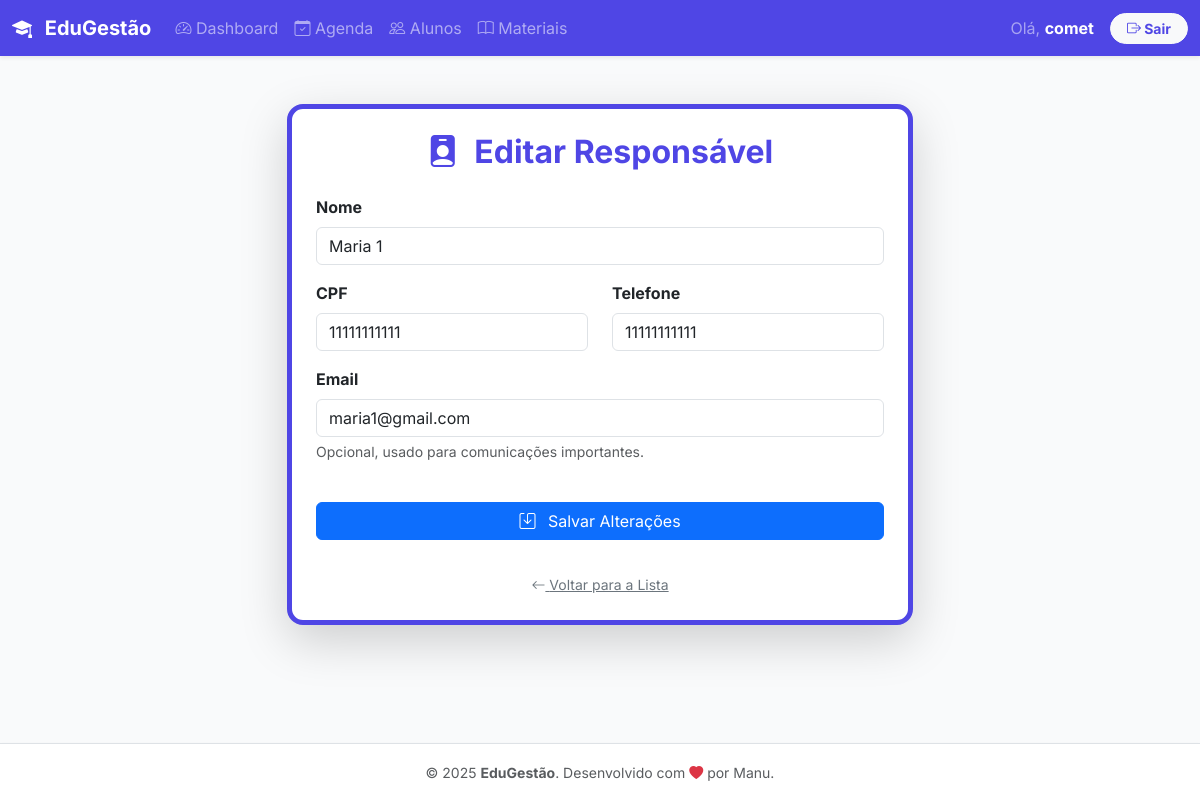
The page /alunos/responsaveis/editar/4/ (signed in) on the database its author committed.
### alunos/models.py (models this page shows, shortened)
class Responsavel(models.Model):
    ID_Responsavel = models.AutoField(primary_key=True)
    professor = models.ForeignKey(User, on_delete=models.CASCADE, related_name='responsaveis', null=True)
    Nome = models.CharField(max_length=100)
    CPF = models.CharField(max_length=14, unique=True)
    Email = models.EmailField(max_length=100, unique=True, blank=True, null=True)
    Telefone = models.CharField(max_length=15, blank=True, null=True)

### alunos/views.py (the view, shortened to what this page needs)
# urls.py: path('responsaveis/editar/<int:pk>/', ResponsavelUpdateView.as_view(), name='editar_responsavel'),
class ResponsavelUpdateView(LoginRequiredMixin, UserPassesTestMixin, UpdateView):
    model = Responsavel
    form_class = ResponsavelForm
    template_name = 'alunos/responsavel_form.html'
    def test_func(self):
        responsavel = self.get_object()
        return responsavel.professor == self.request.user

### alunos/forms.py
class ResponsavelForm(forms.ModelForm):
    class Meta:
        model = Responsavel
        exclude = ('professor', 'ID_responsavel')
        widgets = {
            'Nome': forms.TextInput(attrs={'class': 'form-control', 'placeholder': 'Nome completo do responsável'}),
            'CPF': forms.TextInput(attrs={'class': 'form-control', 'placeholder': '000.000.000-00'}),
            'Email': forms.EmailInput(attrs={'class': 'form-control', 'placeholder': 'email@contato.com'}),
            'Telefone': forms.TextInput(attrs={'class': 'form-control', 'placeholder': '(XX) XXXXX-XXXX'}),
        }
    def __init__(self, *args, **kwargs):
        super().__init__(*args, **kwargs)
        for field in self.fields.values():
             field.widget.attrs.update({'class': 'form-control'})

### alunos/templates/alunos/responsavel_form.html (shortened to what this page needs)
{% extends 'base.html' %}
{% load widget_tweaks %}
{% block content %}
<div class="container my-5" style="max-width: 650px;">
    <div class="card shadow-lg p-4 rounded-4 border-start border-5 border-primary">
        <h2 class="text-center text-primary mb-4 fw-bold">
            <i class="bi bi-person-badge-fill me-2"></i>
            {% if form.instance.pk %}
                Editar Responsável
            {% else %}
                Adicionar Novo Responsável
            {% endif %}
        </h2>
        <form method="post">
            <div class="mb-3">
                <label for="{{ form.Nome.id_for_label }}" class="form-label fw-bold">{{ form.Nome.label }}</label>
                {{ form.Nome }}
            </div>
            <div class="row">
                <div class="col-md-6 mb-3">
                    <label for="{{ form.CPF.id_for_label }}" class="form-label fw-bold">{{ form.CPF.label }}</label>
                    {{ form.CPF|add_class:"form-control"|attr:"data-mask:cpf" }}
                </div>
                <div class="col-md-6 mb-3">
                    <label for="{{ form.Telefone.id_for_label }}" class="form-label fw-bold">{{ form.Telefone.label }}</label>
                    {{ form.Telefone|add_class:"form-control"|attr:"data-mask:phone" }}
                </div>
            </div>
            <div class="mb-3">
                <label for="{{ form.Email.id_for_label }}" class="form-label fw-bold">{{ form.Email.label }}</label>
                {{ form.Email }}
                <div class="form-text text-muted small">Opcional, usado para comunicações importantes.</div>
            </div>
            <button type="submit" class="btn btn-primary w-100 mb-3 mt-4">
                {% if form.instance.pk %}
                    <i class="bi bi-save me-2"></i> Salvar Alterações
                {% else %}
                    <i class="bi bi-person-plus-fill me-2"></i> Cadastrar Responsável
                {% endif %}
            </button>
        </form>
        <div class="text-center mt-3">
            <a href="{% url 'alunos:lista_responsaveis' %}" class="text-secondary small">
                <i class="bi bi-arrow-left"></i> Voltar para a Lista
            </a>
        </div>
    </div>
</div>
{% endblock %}

### templates/base.html (shortened to what this page needs)
{% load static %}
<!doctype html>
<html lang="pt-br">
<head>
    <link href="https://cdn.jsdelivr.net/npm/bootstrap@5.3.3/dist/css/bootstrap.min.css" rel="stylesheet"
>
    <link rel="stylesheet" href="https://cdn.jsdelivr.net/npm/bootstrap-icons@1.11.3/font/bootstrap-icons.min.css">
</head>
<body class="d-flex flex-column min-vh-100">
    <nav class="navbar navbar-expand-lg navbar-dark bg-primary shadow-sm sticky-top">
        <div class="container-fluid">
            <a class="navbar-brand fw-bold" href="{% url 'principal:home' %}">
                <i class="bi bi-mortarboard-fill me-2"></i> EduGestão
            </a>
            <div class="collapse navbar-collapse" id="navbarNav">
                <ul class="navbar-nav me-auto mb-2 mb-lg-0">
                    {% if user.is_authenticated %}
                    <li class="nav-item">
                        <a class="nav-link" href="{% url 'principal:dashboard' %}">
                            <i class="bi bi-speedometer2"></i> Dashboard
                        </a>
                    </li>
                    <li class="nav-item">
                        <a class="nav-link" href="{% url 'aulas:lista_aulas' %}">
                            <i class="bi bi-calendar-check"></i> Agenda
                        </a>
                    </li>
                    <li class="nav-item">
                        <a class="nav-link" href="{% url 'alunos:lista_alunos' %}">
                            <i class="bi bi-people"></i> Alunos
                        </a>
                    </li>
                    <li class="nav-item">
                        <a class="nav-link" href="{% url 'materiais:lista_materiais' %}">
                            <i class="bi bi-book"></i> Materiais
                        </a>
                    </li>
                    {% endif %}
                </ul>
               <ul class="navbar-nav">
                    {% if user.is_authenticated %}
                        <li class="nav-item d-flex align-items-center me-3">
                            <span class="nav-link text-white-50 p-0">
                                Olá, <strong class="fw-bold text-white">
                                {{ user.username }}
                                </strong>
                            </span>
                        </li>
                        <li class="nav-item">
                            <form action="{% url 'logout' %}" method="post" class="d-inline">
                                <button type="submit"
                                        class="btn btn-sm btn-light text-primary fw-bold px-3 rounded-pill">
                                    <i class="bi bi-box-arrow-right"></i> Sair
                                </button>
                            </form>
                        </li>
                        {% endif %}
                </ul>
            </div>
        </div>
    </nav>
    <main class="flex-shrink-0">
        {% block content %}{% endblock %}
    </main>
    <footer class="footer mt-auto py-3 bg-white border-top shadow-sm">
        <div class="container text-center">
            <span class="text-muted small">
                © {% now "Y" %} <strong>EduGestão</strong>. Desenvolvido com <i class="bi bi-heart-fill text-danger"></i> por Manu.
            </span>
        </div>
    </footer>
</body>
</html>

### templates/base.html (style rules this page uses)
:root { --bs-primary: #4f46e5; --bs-success: #198754; --bs-info: #0d6efd; --bs-light: #f9fafb; }
body { font-family: 'Inter', sans-serif; background-color: var(--bs-light); min-height: 100vh; display: flex; flex-direction: column; }
main { flex-grow: 1; }
.text-primary { color: var(--bs-primary) !important; }
.bg-primary { background-color: var(--bs-primary) !important; }
.border-primary { border-color: var(--bs-primary) !important; }

### rows shown on the page
Responsavel: Nome "Maria 1", CPF "11111111111", Telefone "11111111111", Email "maria1@gmail.com"

### other values the page prints
{{ user.username }} "comet"
